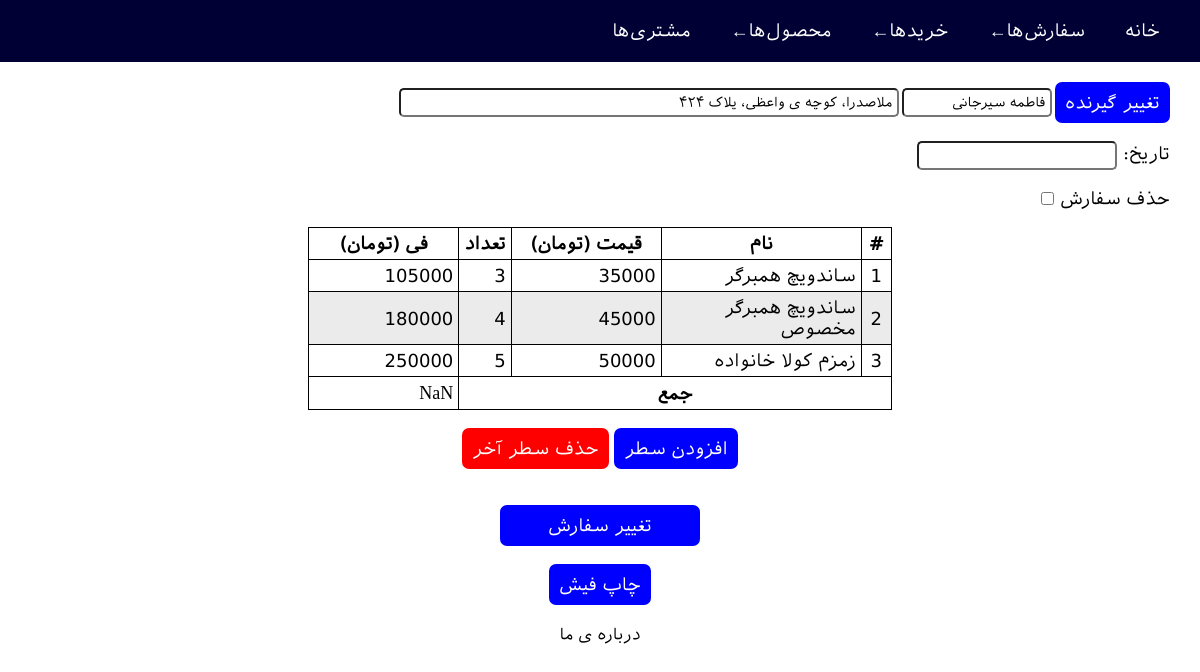
The page /restaurant/show_order/3 on the database its author committed.
### restaurant/models.py (models this page shows, shortened)
class Customer(models.Model):
    first_name = models.CharField(max_length=30)
    last_name = models.CharField(max_length=30, null=True)
    address = models.CharField(default="", max_length=500, null=True)
    is_male = models.BooleanField(default=True, null=True)

class Product(models.Model):
    CATEGORIES = [
        ("beverage", "beverage"),
        ("meal", "meal"),
        ("appetizer", "appetizer"),
    ]
    category = models.CharField(max_length=10, choices=CATEGORIES, default="beverage")
    name = models.CharField(max_length=30, unique=True)
    price = models.DecimalField(max_digits=10, decimal_places=0)

### restaurant/views.py (the view, shortened to what this page needs)
# urls.py: path("show_order/<int:id>", views.show_order, name="show_order"),
def show_order(request, id):
    error_message = ""
    order = Order.objects.get(id=id)
    products_in_order = ProductsInOrder.objects.filter(order=order)
    ouptput_products = []
    for product_in_order in products_in_order:
        product = product_in_order.product
        number = product_in_order.number
        ouptput_products.append((product, number, product.price * number))
    customer = order.customer
    persons = Customer.objects.all()
    appetizers = Product.objects.all().filter(category="appetizer")
    beverages = Product.objects.all().filter(category="beverage")
    meals = Product.objects.all().filter(category="meal")
    context = {
        "appetizers": appetizers,
        "beverages": beverages,
        "meals": meals,
        "persons": persons,
        "error_message": error_message,
        "order": order,
        "customer": customer,
        "customer_full_name": customer.first_name + " " + customer.last_name,
        "order_persian_date": jdatetime.datetime.fromgregorian(
            datetime=order.date
        ).strftime(f"%Y/%m/%d %H:%M:%S"),
        "output_products": ouptput_products,
    }
    return render(request, "restaurant/showorder.html", context)

### restaurant/templates/restaurant/showorder.html (shortened to what this page needs)
{% extends "restaurant/base.html" %}
{% load static %}
{% block head %}
<link type="text/css" rel="stylesheet" href="{% static 'restaurant/jalalidatepicker.min.css' %}" />
<link rel="stylesheet" href="{% static 'restaurant/showorder.css' %}" />
{% endblock %}
{% block content %}
<form action="" method="POST">
    <div id="person">
        <button type="button" class="btn" id="select-person-button" onclick="togglePersonsPopup()">
            تغییر گیرنده</button>
        <input id="person-name" readonly value="{{customer_full_name}}">
        <input id="person-address" readonly value="{{customer.address}}">
    </div>
    <div id="date-wrapper">
        <label for="datepicker">
            تاریخ:
            <input type="text" id="datepicker" name="date" value="{{order_persian_date}}" data-jdp />
        </label>
    </div>
    <div id="delete-order-wrapper">
        <label for="delete-order-checkbox">
            حذف سفارش
            <input type="checkbox" id="delete-order-checkbox" name="delete_order" />
        </label>
    </div>
    <div class="product-table-wrapper">
        <table id="product-table" class="product-table">
            <thead>
                <tr>
                    <th>#</th>
                    <th>نام</th>
                    <th> قیمت (تومان)</th>
                    <th>تعداد</th>
                    <th>فی (تومان)</th>
                </tr>
            </thead>
            <tbody id="product-table-body">
                {% for product,number,total in output_products %}
                    <tr id="product{{forloop.counter0}}" onclick="clickOnTrProductTable(this.id)">
                        <td style="text-align: center;">
                            {{ forloop.counter }}
                        </td>
                        <td id="product{{ forloop.counter0 }}-name">
                            {{ product.name }}
                        </td>
                        <td id="product{{ forloop.counter0 }}-price">
                            {{ product.price }}
                        </td>
                        <td>
                            <input id="product{{ forloop.counter0 }}-number" name="product{{ forloop.counter0 }}-number" onchange="handleNumberInputChange(this.id)"
                                onclick="stopProp(event)" type="number" value="{{number}}">
                        </td>
                        <td id="product{{ forloop.counter0 }}-sumup">
                            {{total}}
                        </td>
                    </tr>
                {% endfor %}
            </tbody>
            <tfoot>
                <tr>
                    <th colspan="4">
                        جمع
                    </th>
                    <td id="sum-cell"></td>
                </tr>
            </tfoot>
        </table>
    </div>
    <div class="add-row-wrapper">
        <button type="button" class="btn" id="add-row" onclick="addRow()">افزودن سطر</button>
        <button type="button" class="btn red-btn" id="delete-row" onclick="deleteRow()">حذف سطر آخر</button>
    </div>
    <div class="button-wrapper">
        <button type="submit" class="btn submit-btn">تغییر سفارش</button>
        <button type="button" class="btn" onclick="printTable()">چاپ فیش</button>
    </div>
</form>
{% endblock %}

### restaurant/static/restaurant/base.css (style rules this page uses)
* { margin: 0; padding: 0; box-sizing: border-box; font-family: "IranSans"; }

### restaurant/static/restaurant/showorder.css (style rules this page uses)
#person { display: flex; gap: 3px; align-items: center; }
.btn { font-size: 18px; color: white; background-color: blue; border: none; padding: 10px; border-radius: 7px; cursor: pointer; transition: all 0.3s ease-in; }
.red-btn { background-color: red; }
#person-name { width: 150px; border-radius: 5px; padding: 5px; }
#person-address { padding: 5px; border-radius: 5px; width: 500px; }
#date-wrapper { margin-top: 1em; }
#datepicker { padding: 5px; border-radius: 5px; width: 200px; }
#delete-order-wrapper { margin-top: 1em; margin-bottom: 1em; }
.product-table-wrapper { margin-top: 1em; margin-bottom: 1em; display: flex; justify-content: center; }
#product-table { table-layout: fixed; border-collapse: collapse; border: 1px solid black; }
#product-table td, #product-table th { padding: 5px; border: 1px solid black; }
#product-table tr:nth-child(even) { background-color: rgb(235, 235, 235); }
#product-table td input { background-color: inherit; outline: none; border: none; appearance: none; font-size: 18px; width: 100%; height: 100%; z-index: 2; }
#product-table tbody td:nth-child(1) { text-align: center; }
#product-table th:nth-child(1) { width: 30px; }
#product-table th:nth-child(2) { width: 200px; }
#product-table th:nth-child(3) { width: 150px; }
#product-table th:nth-child(4) { width: 50px; }
#product-table th:nth-child(5) { width: 150px; }
.add-row-wrapper { text-align: center; }
.button-wrapper { display: flex; flex-direction: column; align-items: center; justify-content: center; margin-top: 2em; gap: 1em; }
.submit-btn { width: 200px; }

### rows shown on the page
Customer: address "ملاصدرا، کوچه ی واعظی، پلاک ۴۲۴"
Product: name "ساندویچ همبرگر", price "35000", number "3", total "105000"
Product: name "ساندویچ همبرگر مخصوص", price "45000", number "4", total "180000"
Product: name "زمزم کولا خانواده", price "50000", number "5", total "250000"
